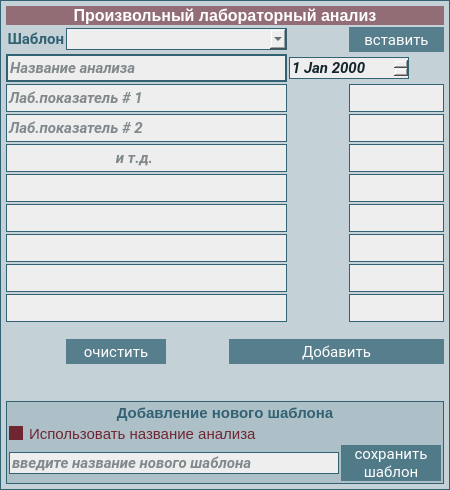
           <widget class="QFrame" name="my_lab_frame">
            <property name="minimumSize">
             <size>
              <width>450</width>
              <height>0</height>
             </size>
            </property>
            <property name="styleSheet">
             <string notr="true">font-size: 11pt;
color: rgba(50, 98, 115, 255);
border: 1px solid  rgba(50, 98, 115, 255);
background-color: rgba(50, 98, 115, 40);
</string>
            </property>
            <layout class="QGridLayout" name="gridLayout_7">
             <property name="leftMargin">
              <number>5</number>
             </property>
             <property name="topMargin">
              <number>5</number>
             </property>
             <property name="rightMargin">
              <number>5</number>
             </property>
             <property name="bottomMargin">
              <number>5</number>
             </property>
             <property name="spacing">
              <number>2</number>
             </property>
             <item row="3" column="4" colspan="2">
              <widget class="QDateEdit" name="dateEdit_my_lab">
               <property name="minimumSize">
                <size>
                 <width>120</width>
                 <height>0</height>
                </size>
               </property>
               <property name="maximumSize">
                <size>
                 <width>120</width>
                 <height>16777215</height>
                </size>
               </property>
               <property name="font">
                <font>
                 <family>Roboto</family>
                 <pointsize>11</pointsize>
                 <italic>true</italic>
                 <bold>true</bold>
                </font>
               </property>
               <property name="styleSheet">
                <string notr="true">background-color: #EEEEEE;
color: #13242B;
border: 1px solid #326273;
font-weight: bold;
font-size: 11pt;
</string>
               </property>
              </widget>
             </item>
             <item row="13" column="1">
              <widget class="QPushButton" name="pushButton_mylab_clean">
               <property name="minimumSize">
                <size>
                 <width>100</width>
                 <height>25</height>
                </size>
               </property>
               <property name="font">
                <font>
                 <family>Roboto</family>
                 <pointsize>11</pointsize>
                 <bold>false</bold>
                </font>
               </property>
               <property name="styleSheet">
                <string notr="true">QPushButton {
background-color: rgba(50, 98, 115, 190);
font-size: 11pt;
color: White;
border: None;
}

QPushButton::hover {
background-color: rgba(50, 98, 115, 255);
border: 2px solid rgba(92, 158, 173, 255);
}

QPushButton::pressed {
background-color: rgba(92, 158, 173, 255);
border: 1px solid rgba(255, 255, 255, 255);
}

QPushButton::disabled {
background-color:  rgba(50, 98, 115, 40);
border: 1px solid rgba(50, 98, 115, 150);
color:  rgba(50, 98, 115, 150);
}</string>
               </property>
               <property name="text">
                <string>очистить</string>
               </property>
              </widget>
             </item>
             <item row="2" column="1" colspan="3">
              <widget class="QComboBox" name="comboBox_mylab_template">
               <property name="font">
                <font>
                 <family>Roboto</family>
                 <pointsize>11</pointsize>
                 <bold>true</bold>
                </font>
               </property>
               <property name="styleSheet">
                <string notr="true">background-color: #EEEEEE;
color: #13242B;
border: 1px solid #326273;
font-weight: bold;
font-size: 11pt;
</string>
               </property>
               <property name="editable">
                <bool>true</bool>
               </property>
               <property name="placeholderText">
                <string>выберите шаблон</string>
               </property>
              </widget>
             </item>
             <item row="6" column="0" colspan="4">
              <widget class="QLineEdit" name="lineEdit_my_lab_3">
               <property name="minimumSize">
                <size>
                 <width>0</width>
                 <height>28</height>
                </size>
               </property>
               <property name="maximumSize">
                <size>
                 <width>16777215</width>
                 <height>16777215</height>
                </size>
               </property>
               <property name="font">
                <font>
                 <family>Roboto</family>
                 <pointsize>11</pointsize>
                 <italic>true</italic>
                 <bold>true</bold>
                </font>
               </property>
               <property name="styleSheet">
                <string notr="true">background-color: #EEEEEE;
color: #13242B;
border: 1px solid #326273;
font-weight: bold;
font-size: 11pt;
</string>
               </property>
               <property name="placeholderText">
                <string>                             и т.д.</string>
               </property>
              </widget>
             </item>
             <item row="10" column="0" colspan="4">
              <widget class="QLineEdit" name="lineEdit_my_lab_7">
               <property name="minimumSize">
                <size>
                 <width>0</width>
                 <height>28</height>
                </size>
               </property>
               <property name="maximumSize">
                <size>
                 <width>16777215</width>
                 <height>16777215</height>
                </size>
               </property>
               <property name="font">
                <font>
                 <family>Roboto</family>
                 <pointsize>11</pointsize>
                 <italic>true</italic>
                 <bold>true</bold>
                </font>
               </property>
               <property name="styleSheet">
                <string notr="true">background-color: #EEEEEE;
color: #13242B;
border: 1px solid #326273;
font-weight: bold;
font-size: 11pt;
</string>
               </property>
               <property name="placeholderText">
                <string/>
               </property>
              </widget>
             </item>
             <item row="9" column="0" colspan="4">
              <widget class="QLineEdit" name="lineEdit_my_lab_6">
               <property name="minimumSize">
                <size>
                 <width>0</width>
                 <height>28</height>
                </size>
               </property>
               <property name="maximumSize">
                <size>
                 <width>16777215</width>
                 <height>16777215</height>
                </size>
               </property>
               <property name="font">
                <font>
                 <family>Roboto</family>
                 <pointsize>11</pointsize>
                 <italic>true</italic>
                 <bold>true</bold>
                </font>
               </property>
               <property name="styleSheet">
                <string notr="true">background-color: #EEEEEE;
color: #13242B;
border: 1px solid #326273;
font-weight: bold;
font-size: 11pt;
</string>
               </property>
               <property name="placeholderText">
                <string/>
               </property>
              </widget>
             </item>
             <item row="6" column="5">
              <widget class="QLineEdit" name="lineEdit_my_lab_r_3">
               <property name="minimumSize">
                <size>
                 <width>0</width>
                 <height>28</height>
                </size>
               </property>
               <property name="maximumSize">
                <size>
                 <width>95</width>
                 <height>16777215</height>
                </size>
               </property>
               <property name="font">
                <font>
                 <family>Roboto</family>
                 <pointsize>11</pointsize>
                 <italic>true</italic>
                 <bold>true</bold>
                </font>
               </property>
               <property name="styleSheet">
                <string notr="true">background-color: #EEEEEE;
color: #13242B;
border: 1px solid #326273;
font-weight: bold;
font-size: 11pt;
</string>
               </property>
              </widget>
             </item>
             <item row="8" column="5">
              <widget class="QLineEdit" name="lineEdit_my_lab_r_5">
               <property name="minimumSize">
                <size>
                 <width>0</width>
                 <height>28</height>
                </size>
               </property>
               <property name="maximumSize">
                <size>
                 <width>95</width>
                 <height>16777215</height>
                </size>
               </property>
               <property name="font">
                <font>
                 <family>Roboto</family>
                 <pointsize>11</pointsize>
                 <italic>true</italic>
                 <bold>true</bold>
                </font>
               </property>
               <property name="styleSheet">
                <string notr="true">background-color: #EEEEEE;
color: #13242B;
border: 1px solid #326273;
font-weight: bold;
font-size: 11pt;
</string>
               </property>
              </widget>
             </item>
             <item row="11" column="0" colspan="4">
              <widget class="QLineEdit" name="lineEdit_my_lab_8">
               <property name="minimumSize">
                <size>
                 <width>0</width>
                 <height>28</height>
                </size>
               </property>
               <property name="maximumSize">
                <size>
                 <width>16777215</width>
                 <height>16777215</height>
                </size>
               </property>
               <property name="font">
                <font>
                 <family>Roboto</family>
                 <pointsize>11</pointsize>
                 <italic>true</italic>
                 <bold>true</bold>
                </font>
               </property>
               <property name="styleSheet">
                <string notr="true">background-color: #EEEEEE;
color: #13242B;
border: 1px solid #326273;
font-weight: bold;
font-size: 11pt;
</string>
               </property>
               <property name="placeholderText">
                <string/>
               </property>
              </widget>
             </item>
             <item row="2" column="0">
              <widget class="QLabel" name="label_my_lab_template">
               <property name="maximumSize">
                <size>
                 <width>16777215</width>
                 <height>33</height>
                </size>
               </property>
               <property name="font">
                <font>
                 <family>Roboto</family>
                 <pointsize>11</pointsize>
                 <bold>true</bold>
                </font>
               </property>
               <property name="styleSheet">
                <string notr="true">color: #326273;
font-weight: bold;
background-color: transparent;
border: none;</string>
               </property>
               <property name="text">
                <string>&lt;html&gt;&lt;head/&gt;&lt;body&gt;&lt;p align=&quot;right&quot;&gt;Шаблон&lt;/p&gt;&lt;/body&gt;&lt;/html&gt;</string>
               </property>
              </widget>
             </item>
             <item row="14" column="0" colspan="6">
              <widget class="QLabel" name="label_my_lab_report">
               <property name="maximumSize">
                <size>
                 <width>16777215</width>
                 <height>33</height>
                </size>
               </property>
               <property name="font">
                <font>
                 <family>Roboto</family>
                 <pointsize>11</pointsize>
                 <bold>true</bold>
                </font>
               </property>
               <property name="styleSheet">
                <string notr="true">color: #326273;
font-weight: bold;
background-color: transparent;
border: none;</string>
               </property>
               <property name="text">
                <string>&lt;html&gt;&lt;head/&gt;&lt;body&gt;&lt;p&gt;&lt;br/&gt;&lt;/p&gt;&lt;/body&gt;&lt;/html&gt;</string>
               </property>
               <property name="alignment">
                <set>Qt::AlignCenter</set>
               </property>
              </widget>
             </item>
             <item row="11" column="5">
              <widget class="QLineEdit" name="lineEdit_my_lab_r_8">
               <property name="minimumSize">
                <size>
                 <width>0</width>
                 <height>28</height>
                </size>
               </property>
               <property name="maximumSize">
                <size>
                 <width>95</width>
                 <height>16777215</height>
                </size>
               </property>
               <property name="font">
                <font>
                 <family>Roboto</family>
                 <pointsize>11</pointsize>
                 <italic>true</italic>
                 <bold>true</bold>
                </font>
               </property>
               <property name="styleSheet">
                <string notr="true">background-color: #EEEEEE;
color: #13242B;
border: 1px solid #326273;
font-weight: bold;
font-size: 11pt;
</string>
               </property>
              </widget>
             </item>
             <item row="5" column="0" colspan="4">
              <widget class="QLineEdit" name="lineEdit_my_lab_2">
               <property name="minimumSize">
                <size>
                 <width>0</width>
                 <height>28</height>
                </size>
               </property>
               <property name="maximumSize">
                <size>
                 <width>16777215</width>
                 <height>16777215</height>
                </size>
               </property>
               <property name="font">
                <font>
                 <family>Roboto</family>
                 <pointsize>11</pointsize>
                 <italic>true</italic>
                 <bold>true</bold>
                </font>
               </property>
               <property name="styleSheet">
                <string notr="true">background-color: #EEEEEE;
color: #13242B;
border: 1px solid #326273;
font-weight: bold;
font-size: 11pt;
</string>
               </property>
               <property name="placeholderText">
                <string>Лаб.показатель # 2</string>
               </property>
              </widget>
             </item>
             <item row="12" column="2" rowspan="2">
              <spacer name="verticalSpacer_9">
               <property name="orientation">
                <enum>Qt::Vertical</enum>
               </property>
               <property name="sizeHint" stdset="0">
                <size>
                 <width>20</width>
                 <height>40</height>
                </size>
               </property>
              </spacer>
             </item>
             <item row="13" column="3" colspan="3">
              <widget class="QPushButton" name="pushButton_add_mylab">
               <property name="minimumSize">
                <size>
                 <width>0</width>
                 <height>25</height>
                </size>
               </property>
               <property name="font">
                <font>
                 <family>Roboto</family>
                 <pointsize>11</pointsize>
                 <bold>false</bold>
                </font>
               </property>
               <property name="styleSheet">
                <string notr="true">QPushButton {
background-color: rgba(50, 98, 115, 190);
font-size: 11pt;
color: White;
border: None;
}

QPushButton::hover {
background-color: rgba(50, 98, 115, 255);
border: 2px solid rgba(92, 158, 173, 255);
}

QPushButton::pressed {
background-color: rgba(92, 158, 173, 255);
border: 1px solid rgba(255, 255, 255, 255);
}

QPushButton::disabled {
background-color:  rgba(50, 98, 115, 40);
border: 1px solid rgba(50, 98, 115, 150);
color:  rgba(50, 98, 115, 150);
}</string>
               </property>
               <property name="text">
                <string>Добавить</string>
               </property>
              </widget>
             </item>
             <item row="4" column="5">
              <widget class="QLineEdit" name="lineEdit_my_lab_r_1">
               <property name="minimumSize">
                <size>
                 <width>0</width>
                 <height>28</height>
                </size>
               </property>
               <property name="maximumSize">
                <size>
                 <width>95</width>
                 <height>16777215</height>
                </size>
               </property>
               <property name="font">
                <font>
                 <family>Roboto</family>
                 <pointsize>11</pointsize>
                 <italic>true</italic>
                 <bold>true</bold>
                </font>
               </property>
               <property name="styleSheet">
                <string notr="true">background-color: #EEEEEE;
color: #13242B;
border: 1px solid #326273;
font-weight: bold;
font-size: 11pt;
</string>
               </property>
              </widget>
             </item>
             <item row="9" column="5">
              <widget class="QLineEdit" name="lineEdit_my_lab_r_6">
               <property name="minimumSize">
                <size>
                 <width>0</width>
                 <height>28</height>
                </size>
               </property>
               <property name="maximumSize">
                <size>
                 <width>95</width>
                 <height>16777215</height>
                </size>
               </property>
               <property name="font">
                <font>
                 <family>Roboto</family>
                 <pointsize>11</pointsize>
                 <italic>true</italic>
                 <bold>true</bold>
                </font>
               </property>
               <property name="styleSheet">
                <string notr="true">background-color: #EEEEEE;
color: #13242B;
border: 1px solid #326273;
font-weight: bold;
font-size: 11pt;
</string>
               </property>
              </widget>
             </item>
             <item row="5" column="5">
              <widget class="QLineEdit" name="lineEdit_my_lab_r_2">
               <property name="minimumSize">
                <size>
                 <width>0</width>
                 <height>28</height>
                </size>
               </property>
               <property name="maximumSize">
                <size>
                 <width>95</width>
                 <height>16777215</height>
                </size>
               </property>
               <property name="font">
                <font>
                 <family>Roboto</family>
                 <pointsize>11</pointsize>
                 <italic>true</italic>
                 <bold>true</bold>
                </font>
               </property>
               <property name="styleSheet">
                <string notr="true">background-color: #EEEEEE;
color: #13242B;
border: 1px solid #326273;
font-weight: bold;
font-size: 11pt;
</string>
               </property>
              </widget>
             </item>
             <item row="0" column="0" colspan="6">
              <widget class="QLabel" name="label_6">
               <property name="styleSheet">
                <string notr="true">color: White;
font-weight: bold;
font-size: 12pt;
background-color: rgba(112, 38, 50, 150);
border: none;
</string>
               </property>
               <property name="text">
                <string>Произвольный лабораторный анализ</string>
               </property>
               <property name="alignment">
                <set>Qt::AlignCenter</set>
               </property>
              </widget>
             </item>
             <item row="7" column="5">
              <widget class="QLineEdit" name="lineEdit_my_lab_r_4">
               <property name="minimumSize">
                <size>
                 <width>0</width>
                 <height>28</height>
                </size>
               </property>
               <property name="maximumSize">
                <size>
                 <width>95</width>
                 <height>16777215</height>
                </size>
               </property>
               <property name="font">
                <font>
                 <family>Roboto</family>
                 <pointsize>11</pointsize>
                 <italic>true</italic>
                 <bold>true</bold>
                </font>
               </property>
               <property name="styleSheet">
                <string notr="true">background-color: #EEEEEE;
color: #13242B;
border: 1px solid #326273;
font-weight: bold;
font-size: 11pt;
</string>
               </property>
              </widget>
             </item>
             <item row="4" column="0" colspan="4">
              <widget class="QLineEdit" name="lineEdit_my_lab_1">
               <property name="minimumSize">
                <size>
                 <width>0</width>
                 <height>28</height>
                </size>
               </property>
               <property name="maximumSize">
                <size>
                 <width>16777215</width>
                 <height>16777215</height>
                </size>
               </property>
               <property name="font">
                <font>
                 <family>Roboto</family>
                 <pointsize>11</pointsize>
                 <italic>true</italic>
                 <bold>true</bold>
                </font>
               </property>
               <property name="styleSheet">
                <string notr="true">background-color: #EEEEEE;
color: #13242B;
border: 1px solid #326273;
font-weight: bold;
font-size: 11pt;
</string>
               </property>
               <property name="placeholderText">
                <string>Лаб.показатель # 1</string>
               </property>
              </widget>
             </item>
             <item row="10" column="5">
              <widget class="QLineEdit" name="lineEdit_my_lab_r_7">
               <property name="minimumSize">
                <size>
                 <width>0</width>
                 <height>28</height>
                </size>
               </property>
               <property name="maximumSize">
                <size>
                 <width>95</width>
                 <height>16777215</height>
                </size>
               </property>
               <property name="font">
                <font>
                 <family>Roboto</family>
                 <pointsize>11</pointsize>
                 <italic>true</italic>
                 <bold>true</bold>
                </font>
               </property>
               <property name="styleSheet">
                <string notr="true">background-color: #EEEEEE;
color: #13242B;
border: 1px solid #326273;
font-weight: bold;
font-size: 11pt;
</string>
               </property>
              </widget>
             </item>
             <item row="2" column="5">
              <widget class="QPushButton" name="pushButton_insert_mylab_template">
               <property name="minimumSize">
                <size>
                 <width>0</width>
                 <height>25</height>
                </size>
               </property>
               <property name="font">
                <font>
                 <family>Roboto</family>
                 <pointsize>11</pointsize>
                 <bold>false</bold>
                </font>
               </property>
               <property name="styleSheet">
                <string notr="true">QPushButton {
background-color: rgba(50, 98, 115, 190);
font-size: 11pt;
color: White;
border: None;
}

QPushButton::hover {
background-color: rgba(50, 98, 115, 255);
border: 2px solid rgba(92, 158, 173, 255);
}

QPushButton::pressed {
background-color: rgba(92, 158, 173, 255);
border: 1px solid rgba(255, 255, 255, 255);
}

QPushButton::disabled {
background-color:  rgba(50, 98, 115, 40);
border: 1px solid rgba(50, 98, 115, 150);
color:  rgba(50, 98, 115, 150);
}</string>
               </property>
               <property name="text">
                <string>вставить</string>
               </property>
              </widget>
             </item>
             <item row="3" column="0" colspan="4">
              <widget class="QLineEdit" name="lineEdit_my_lab_name">
               <property name="minimumSize">
                <size>
                 <width>0</width>
                 <height>28</height>
                </size>
               </property>
               <property name="maximumSize">
                <size>
                 <width>16777215</width>
                 <height>16777215</height>
                </size>
               </property>
               <property name="font">
                <font>
                 <family>Roboto</family>
                 <pointsize>11</pointsize>
                 <italic>true</italic>
                 <bold>true</bold>
                </font>
               </property>
               <property name="styleSheet">
                <string notr="true">background-color: #EEEEEE;
color: #13242B;
border: 2px solid #326273;
font-weight: bold;
font-size: 11pt;
</string>
               </property>
               <property name="placeholderText">
                <string>Название анализа</string>
               </property>
              </widget>
             </item>
             <item row="8" column="0" colspan="4">
              <widget class="QLineEdit" name="lineEdit_my_lab_5">
               <property name="minimumSize">
                <size>
                 <width>0</width>
                 <height>28</height>
                </size>
               </property>
               <property name="maximumSize">
                <size>
                 <width>16777215</width>
                 <height>16777215</height>
                </size>
               </property>
               <property name="font">
                <font>
                 <family>Roboto</family>
                 <pointsize>11</pointsize>
                 <italic>true</italic>
                 <bold>true</bold>
                </font>
               </property>
               <property name="styleSheet">
                <string notr="true">background-color: #EEEEEE;
color: #13242B;
border: 1px solid #326273;
font-weight: bold;
font-size: 11pt;
</string>
               </property>
               <property name="placeholderText">
                <string/>
               </property>
              </widget>
             </item>
             <item row="5" column="4">
              <spacer name="horizontalSpacer_9">
               <property name="orientation">
                <enum>Qt::Horizontal</enum>
               </property>
               <property name="sizeType">
                <enum>QSizePolicy::Fixed</enum>
               </property>
               <property name="sizeHint" stdset="0">
                <size>
                 <width>20</width>
                 <height>20</height>
                </size>
               </property>
              </spacer>
             </item>
             <item row="7" column="0" colspan="4">
              <widget class="QLineEdit" name="lineEdit_my_lab_4">
               <property name="minimumSize">
                <size>
                 <width>0</width>
                 <height>28</height>
                </size>
               </property>
               <property name="maximumSize">
                <size>
                 <width>16777215</width>
                 <height>16777215</height>
                </size>
               </property>
               <property name="font">
                <font>
                 <family>Roboto</family>
                 <pointsize>11</pointsize>
                 <italic>true</italic>
                 <bold>true</bold>
                </font>
               </property>
               <property name="styleSheet">
                <string notr="true">background-color: #EEEEEE;
color: #13242B;
border: 1px solid #326273;
font-weight: bold;
font-size: 11pt;
</string>
               </property>
               <property name="placeholderText">
                <string/>
               </property>
              </widget>
             </item>
             <item row="15" column="0" colspan="6">
              <widget class="QFrame" name="frame_tpl">
               <property name="styleSheet">
                <string notr="true">font-size: 11pt;
color: rgba(50, 98, 115, 255);
border: 1px solid  rgba(50, 98, 115, 255);
background-color: rgba(50, 98, 115, 40);
</string>
               </property>
               <layout class="QGridLayout" name="gridLayout_8">
                <property name="leftMargin">
                 <number>2</number>
                </property>
                <property name="topMargin">
                 <number>2</number>
                </property>
                <property name="rightMargin">
                 <number>2</number>
                </property>
                <property name="bottomMargin">
                 <number>2</number>
                </property>
                <property name="spacing">
                 <number>2</number>
                </property>
                <item row="1" column="0" colspan="2">
                 <widget class="QCheckBox" name="checkBox_mylab">
                  <property name="styleSheet">
                   <string notr="true">QCheckBox {
	color: #326273;
	border: none;
	background-color: none;
}

QCheckBox:checked {
   color: #702632;
}

QCheckBox:disabled {
   color: #EEEEEE;
}
 

QCheckBox::indicator:checked {
	border-style:solid;
	border-width: 1px;
	border-color: #702632;
	color: #FFFFFF;
	background-color: #702632;
}
QCheckBox::indicator:!checked {
	border-style:solid;
	border-width: 1px;
	border-color: #702632;
	color: #FFFFFF;
	background-color: none;
}

QCheckBox::indicator:disabled {
	border-style:solid;
	border-width: 1px;
	border-color: #EEEEEE;
	color: #FFFFFF;
	background-color: transparent;
}</string>
                  </property>
                  <property name="text">
                   <string>Использовать название анализа</string>
                  </property>
                  <property name="checked">
                   <bool>true</bool>
                  </property>
                 </widget>
                </item>
                <item row="2" column="1">
                 <widget class="QPushButton" name="pushButton_save_mylab_template">
                  <property name="minimumSize">
                   <size>
                    <width>100</width>
                    <height>0</height>
                   </size>
                  </property>
                  <property name="font">
                   <font>
                    <family>Roboto</family>
                    <pointsize>11</pointsize>
                    <bold>false</bold>
                   </font>
                  </property>
                  <property name="styleSheet">
                   <string notr="true">QPushButton {
background-color: rgba(50, 98, 115, 190);
font-size: 11pt;
color: White;
border: None;
}

QPushButton::hover {
background-color: rgba(50, 98, 115, 255);
border: 2px solid rgba(92, 158, 173, 255);
}

QPushButton::pressed {
background-color: rgba(92, 158, 173, 255);
border: 1px solid rgba(255, 255, 255, 255);
}

QPushButton::disabled {
background-color:  rgba(50, 98, 115, 40);
border: 1px solid rgba(50, 98, 115, 150);
color:  rgba(50, 98, 115, 150);
}</string>
                  </property>
                  <property name="text">
                   <string>сохранить
шаблон</string>
                  </property>
                 </widget>
                </item>
                <item row="2" column="0">
                 <widget class="QLineEdit" name="lineEdit_mylab_template">
                  <property name="enabled">
                   <bool>false</bool>
                  </property>
                  <property name="font">
                   <font>
                    <family>Roboto</family>
                    <pointsize>11</pointsize>
                    <italic>true</italic>
                    <bold>true</bold>
                   </font>
                  </property>
                  <property name="styleSheet">
                   <string notr="true">background-color: #EEEEEE;
color: #13242B;
border: 1px solid #326273;
font-weight: bold;
font-size: 11pt;
</string>
                  </property>
                  <property name="placeholderText">
                   <string>введите название нового шаблона</string>
                  </property>
                 </widget>
                </item>
                <item row="0" column="0" colspan="2">
                 <widget class="QLabel" name="label_5">
                  <property name="styleSheet">
                   <string notr="true">color: #326273;
font-weight: bold;
background-color: transparent;
border: none;</string>
                  </property>
                  <property name="text">
                   <string>Добавление нового шаблона</string>
                  </property>
                  <property name="alignment">
                   <set>Qt::AlignCenter</set>
                  </property>
                 </widget>
                </item>
               </layout>
              </widget>
             </item>
            </layout>
           </widget>
